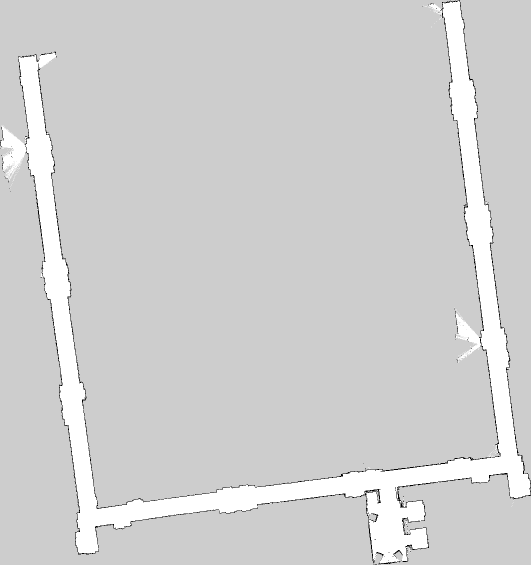
#> input picture map.png, 1062 x 1130 px (shown at 1/2 size)
$ python houghlines.py   (Python 2 division)   (older library calls are emulated)
#> lines starting #> are read from the running program, lines starting #| are printed output that depends on the picture; long printed decimals are rounded
#!/usr/bin/python
'''
This example illustrates how to use Hough Transform to find lines
Usage: ./houghlines.py [<image_name>]
image argument defaults to ../data/pic1.png
'''
import cv2
import numpy as np
import sys
import math
import scipy
from scipy.misc import imrotate
from PIL import Image
from scipy import ndimage

try:
        fn = sys.argv[1]
except:
        fn = "map.png"
        print __doc__
        src = cv2.imread(fn)
#> src is the input picture: shape (1130, 1062, 3); min 0, max 255, mean 208.5
        dst = cv2.Canny(src, 50, 200)
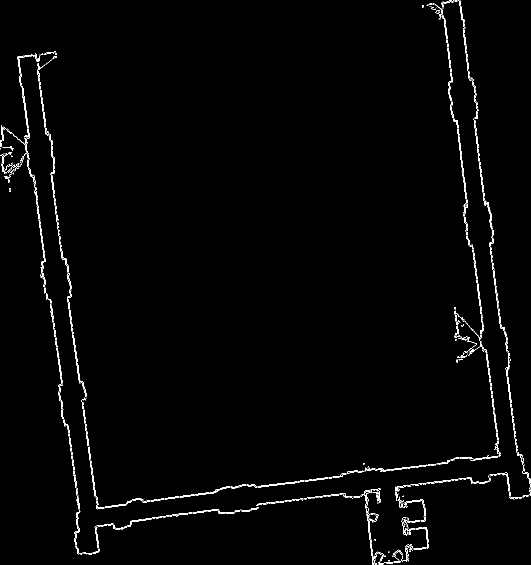
#> dst: shape (1130, 1062) (shown at 1/2 size); 1.2% white in thin lines or dots
        cdst = cv2.cvtColor(dst, cv2.COLOR_GRAY2BGR)
#> cdst: shape (1130, 1062, 3); 1.2% white in thin lines or dots

print 'Press any key to continue, space to accept 0 degree line'

lines = cv2.HoughLinesP(dst, 1, math.pi/180.0, 50, np.array([]), 50, 10)
#> lines = 94 rows, first 6: [163, 800, 189, 988], [889, 36, 904, 160], [134, 849, 156, 1006], [165, 798, 196, 1017], [941, 920, 999, 913], [981, 764, 997, 884]
a,b,c = lines.shape
#> a = 94; b = 1; c = 4
for i in range(b):
        cv2.line(cdst, (lines[0][i][0], lines[0][i][1]), (lines[0][i][2], lines[0][i][3]), (0, 0, 255), 3, cv2.CV_AA)

        cv2.imshow("source", src)
        cv2.imshow("detected lines", cdst)
        a = cv2.waitKey(0)
        if a == 1048608:
            print 'Aligning to this line'
            break
#> this loop made 1 pass; (key Esc is pressed on pass 1)
#> pass 1, `cv2.imshow("detected lines", cdst)`:
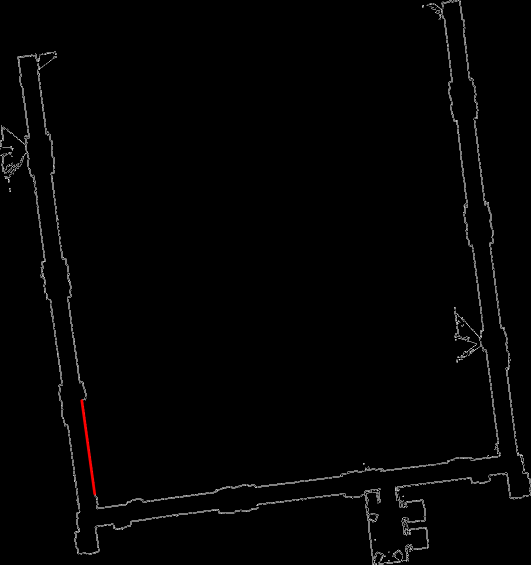
#> window 'detected lines': shape (1130, 1062, 3) (shown at 1/2 size); mean B, G, R 2.9, 2.9, 3.2

angle = math.atan2( (lines[0][i][3]-lines[0][i][1]),(lines[0][i][2]-lines[0][i][0]) )
#> angle = 1.43
print "Angle of rotation: " + str(angle)
#| Angle of rotation: 1.433

rotated = ndimage.rotate(src, 180*angle/3.1415, (1,0), True, None, 0, 'constant', 205, True)
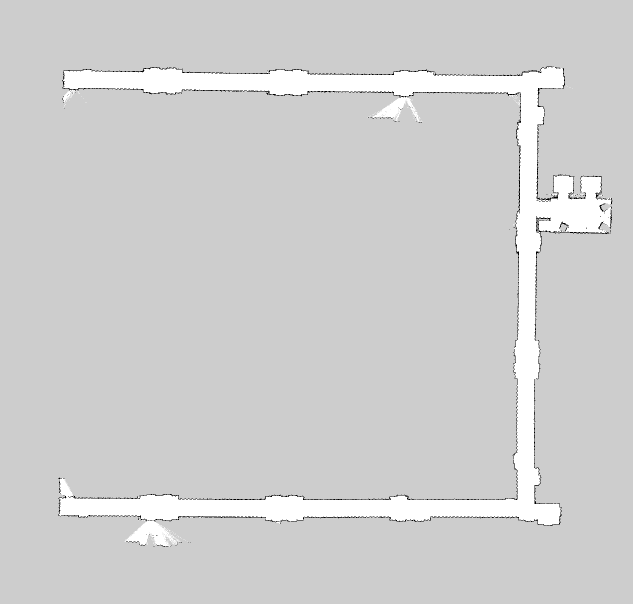
#> rotated: shape (1207, 1265, 3) (shown at 1/2 size); min 0, max 255, mean 207.7
cv2.imshow("Rotated image", rotated)
cv2.waitKey(0)
cv2.imwrite('aligned.png', rotated, [cv2.cv.CV_IMWRITE_PNG_COMPRESSION,9])
#cv2.imwrite('aligned.pgm', rotated)
